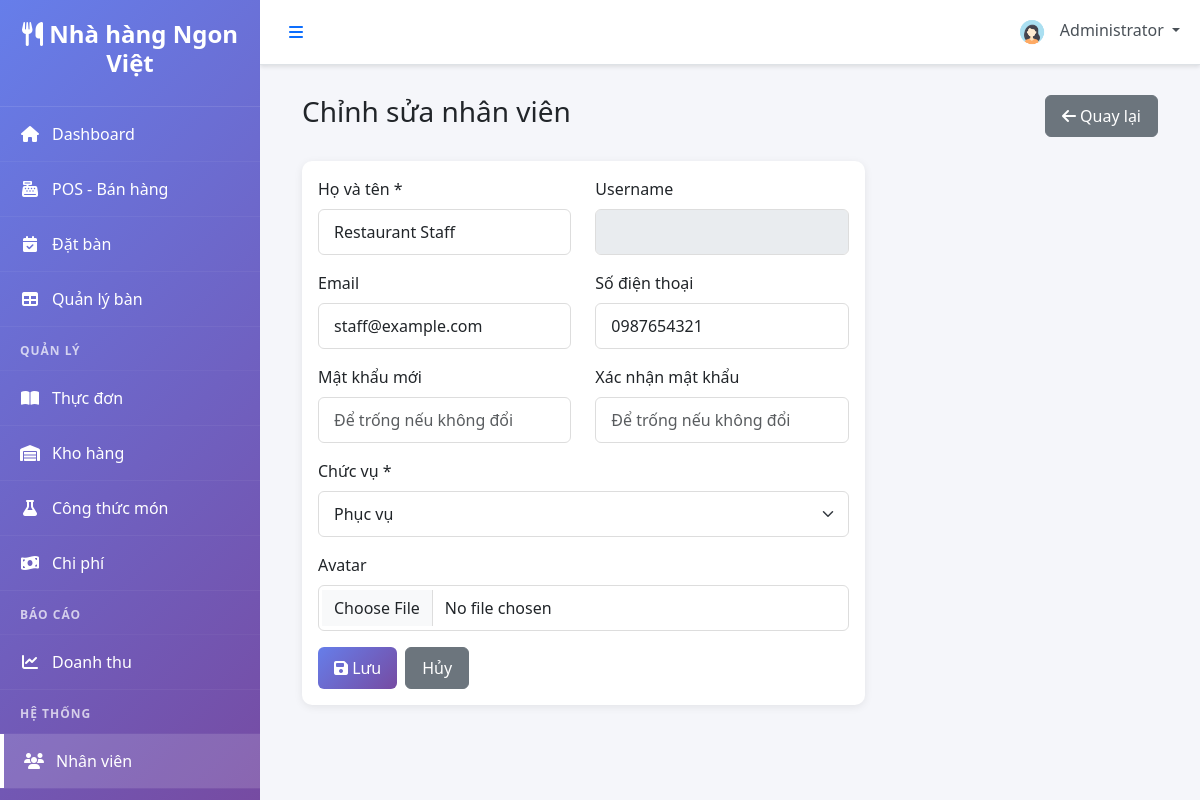
The app's page /modules/users/edit_staff.php?id=2 (signed in) with its own data.
### tables this page shows
CREATE TABLE `users` (
  `user_id` INT UNSIGNED NOT NULL AUTO_INCREMENT,
  `full_name` VARCHAR(120) NOT NULL,
  `email` VARCHAR(150) NOT NULL,
  `password_hash` VARCHAR(255) NOT NULL,
  `user_role` ENUM('admin','manager','waiter','chef','cashier','staff') NOT NULL DEFAULT 'staff',
  `phone` VARCHAR(30) DEFAULT NULL,
  `avatar` VARCHAR(255) DEFAULT NULL,
  `status` ENUM('active','inactive') NOT NULL DEFAULT 'active',
  `created_at` TIMESTAMP NOT NULL DEFAULT CURRENT_TIMESTAMP,
  `updated_at` TIMESTAMP NOT NULL DEFAULT CURRENT_TIMESTAMP ON UPDATE CURRENT_TIMESTAMP,
  PRIMARY KEY (`user_id`),
  UNIQUE KEY `uq_email` (`email`),
  KEY `idx_user_role_status` (`user_role`, `status`)
);

### includes/functions.php (called while the page is built, shortened)
<?php
function isLoggedIn() {
    return isset($_SESSION['user_id']) && ! empty($_SESSION['user_id']);
}
function getCurrentUser($db) {
    $query = "SELECT * FROM users WHERE user_id = :user_id";
    $stmt = $db->prepare($query);
    $stmt->bindParam(':user_id', $_SESSION['user_id']);
    $stmt->execute();
    return $stmt->fetch(PDO:: FETCH_ASSOC);
}
?>

### modules/users/edit_staff.php (the view, shortened to what this page needs)
<?php
$database = new Database();
$db = $database->getConnection();
$user_id = isset($_GET['id']) ? (int) $_GET['id'] : 0;
$stmt = $db->prepare('SELECT * FROM users WHERE user_id = :id');
$stmt->bindParam(':id', $user_id, PDO::PARAM_INT);
$stmt->execute();
$user = $stmt->fetch(PDO::FETCH_ASSOC);
include '../../includes/header.php';
?>
<div class="container-fluid">
    <div class="d-flex justify-content-between align-items-center mb-4">
        <h1 class="h3">Chỉnh sửa nhân viên</h1>
        <a href="manage_staff.php" class="btn btn-secondary">
            <i class="fas fa-arrow-left"></i> Quay lại
        </a>
    </div>
    <div class="row">
        <div class="col-lg-8">
            <div class="card">
                <div class="card-body">
                    <form method="POST" enctype="multipart/form-data">
                        <div class="row">
                            <div class="col-md-6 mb-3">
                                <label class="form-label">Họ và tên *</label>
                                <input type="text" name="full_name" class="form-control" value="<?php echo htmlspecialchars($user['full_name']); ?>" required>
                            </div>
                            <div class="col-md-6 mb-3">
                                <label class="form-label">Username</label>
                                <input type="text" class="form-control" value="<?php echo htmlspecialchars($user['username'] ?? ''); ?>" disabled>
                            </div>
                        </div>
                        <div class="row">
                            <div class="col-md-6 mb-3">
                                <label class="form-label">Email</label>
                                <input type="email" name="email" class="form-control" value="<?php echo htmlspecialchars($user['email'] ?? ''); ?>">
                            </div>
                            <div class="col-md-6 mb-3">
                                <label class="form-label">Số điện thoại</label>
                                <input type="tel" name="phone" class="form-control" value="<?php echo htmlspecialchars($user['phone'] ?? ''); ?>">
                            </div>
                        </div>
                        <div class="row">
                            <div class="col-md-6 mb-3">
                                <label class="form-label">Mật khẩu mới</label>
                                <input type="password" name="password" class="form-control" minlength="6" placeholder="Để trống nếu không đổi">
                            </div>
                            <div class="col-md-6 mb-3">
                                <label class="form-label">Xác nhận mật khẩu</label>
                                <input type="password" name="confirm_password" class="form-control" placeholder="Để trống nếu không đổi">
                            </div>
                        </div>
                        <div class="mb-3">
                            <label class="form-label">Chức vụ *</label>
                            <select name="role" class="form-select" required>
                                <?php
                                $roles = ['admin' => 'Admin', 'manager' => 'Manager', 'waiter' => 'Phục vụ', 'chef' => 'Đầu bếp', 'cashier' => 'Thu ngân'];
                                $current_role = $user['user_role'] ?? 'staff';
                                ?>
                                <?php foreach ($roles as $val => $label): ?>
                                <option value="<?php echo $val; ?>" <?php echo $current_role == $val ? 'selected' : ''; ?>><?php echo $label; ?></option>
                                <?php endforeach; ?>
                            </select>
                        </div>
                        <div class="mb-3">
                            <label class="form-label">Avatar</label>
                            <input type="file" name="avatar" class="form-control" accept="image/*">
                        </div>
                        <div class="d-flex gap-2">
                            <button type="submit" class="btn btn-primary">
                                <i class="fas fa-save"></i> Lưu
                            </button>
                            <a href="manage_staff.php" class="btn btn-secondary">Hủy</a>
                        </div>
                    </form>
                </div>
            </div>
        </div>
    </div>
</div>
<?php include '../../includes/footer.php'; ?>

### includes/header.php (shortened to what this page needs)
<?php
$database = new Database();
$db = $database->getConnection();
$current_user = getCurrentUser($db);
?>
<!DOCTYPE html>
<html lang="vi">
<head>
    <link href="https://cdn.jsdelivr.net/npm/bootstrap@5.3.0/dist/css/bootstrap.min.css" rel="stylesheet">
    <link rel="stylesheet" href="https://cdnjs.cloudflare.com/ajax/libs/font-awesome/6.4.0/css/all.min.css">
    <link rel="stylesheet" href="<?php echo SITE_URL; ?>/assets/css/style.css">
    <link rel="stylesheet" href="<?php echo SITE_URL; ?>/assets/css/dashboard.css">
</head>
<body>
    <div class="wrapper">
        <?php include 'sidebar.php'; ?>
        <div class="main-content">
            <nav class="navbar navbar-expand-lg navbar-light bg-white border-bottom">
                <div class="container-fluid">
                    <button class="btn btn-link" id="sidebarToggle">
                        <i class="fas fa-bars"></i>
                    </button>
                    <div class="navbar-nav ms-auto">
                        <div class="nav-item dropdown">
                            <a class="nav-link dropdown-toggle" href="#" id="userDropdown" role="button" data-bs-toggle="dropdown">
                                <img src="<?php echo SITE_URL; ?>/assets/images/default-avatar.png" alt="Avatar" class="rounded-circle" width="32" height="32">
                                <span class="ms-2"><?php echo htmlspecialchars($current_user['full_name']); ?></span>
                            </a>
                        </div>
                    </div>
                </div>
            </nav>
            <div class="content-wrapper">

### assets/css/style.css (style rules this page uses)
:root { --primary-color: #667eea; --secondary-color: #764ba2; --success-color: #28a745; --danger-color: #dc3545; --warning-color: #ffc107; --info-color: #17a2b8; --dark-color: #343a40; --light-color: #f8f9fa; --sidebar-width: 260px; }
* { margin: 0; padding: 0; box-sizing: border-box; }
body { font-family: 'Segoe UI', Tahoma, Geneva, Verdana, sans-serif; background-color: #f5f6fa; }
.wrapper { display: flex; min-height: 100vh; }
.main-content { flex: 1; margin-left: var(--sidebar-width); transition: margin-left 0.3s ease-in-out; min-height: 100vh; }
.content-wrapper { padding: 30px; }
.navbar { box-shadow: 0 2px 4px rgba(0,0,0,0.1); }
.navbar .nav-link { color: #495057; position: relative; }
.card { border: none; box-shadow: 0 2px 8px rgba(0,0,0,0.08); margin-bottom: 20px; border-radius: 10px; transition: all 0.3s; }
.btn { border-radius: 6px; padding: 8px 16px; font-weight: 500; transition: all 0.3s; }
.btn-primary { background: linear-gradient(135deg, var(--primary-color) 0%, var(--secondary-color) 100%); border: none; }
.form-control, .form-select { border-radius: 6px; border: 1px solid #ddd; padding: 10px 15px; }

### records on screen
users: full_name "Administrator"
users: full_name "Restaurant Staff", email "staff@example.com", phone "0987654321", role "Phục vụ"

### other values on screen
SITE_TITLE "Nhà hàng Ngon Việt"
